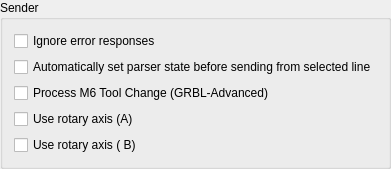
          <widget class="GroupBox" name="grpConnection_2">
           <property name="title">
            <string>Sender</string>
           </property>
           <layout class="QVBoxLayout" name="verticalLayout_6">
            <item>
             <widget class="QCheckBox" name="chkIgnoreErrors">
              <property name="text">
               <string>Ignore error responses</string>
              </property>
             </widget>
            </item>
            <item>
             <widget class="QCheckBox" name="chkAutoLine">
              <property name="text">
               <string>Automatically set parser state before sending from selected line</string>
              </property>
             </widget>
            </item>
            <item>
             <widget class="QCheckBox" name="chkUseM6">
              <property name="text">
               <string>Process M6 Tool Change (GRBL-Advanced)</string>
              </property>
             </widget>
            </item>
            <item>
             <widget class="QCheckBox" name="chkEnableRotaryAxis">
              <property name="text">
               <string>Use rotary axis (A)</string>
              </property>
             </widget>
            </item>
            <item>
             <widget class="QCheckBox" name="chkEnableRotaryBxis">
              <property name="text">
               <string>Use rotary axis ( B)</string>
              </property>
             </widget>
            </item>
           </layout>
          </widget>
